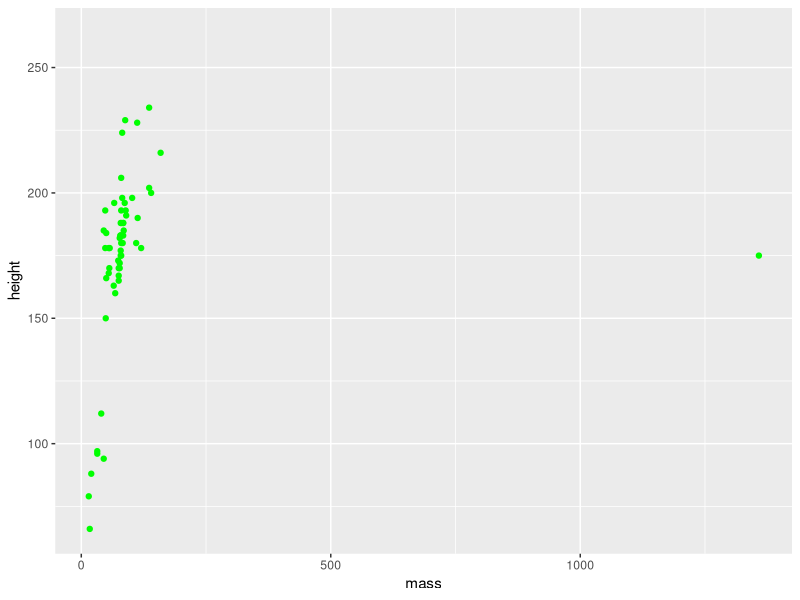

Write the R code that produced this figure.
## ---- chunk 1
knitr::opts_chunk$set(echo = TRUE)
## ---- chunk 2

library(tidyverse)

## ---- chunk 3

library(dplyr)
library(ggplot2)

data(starwars)


ggplot(starwars, aes(x=mass, y = height)) +
  geom_point(color = "green")



